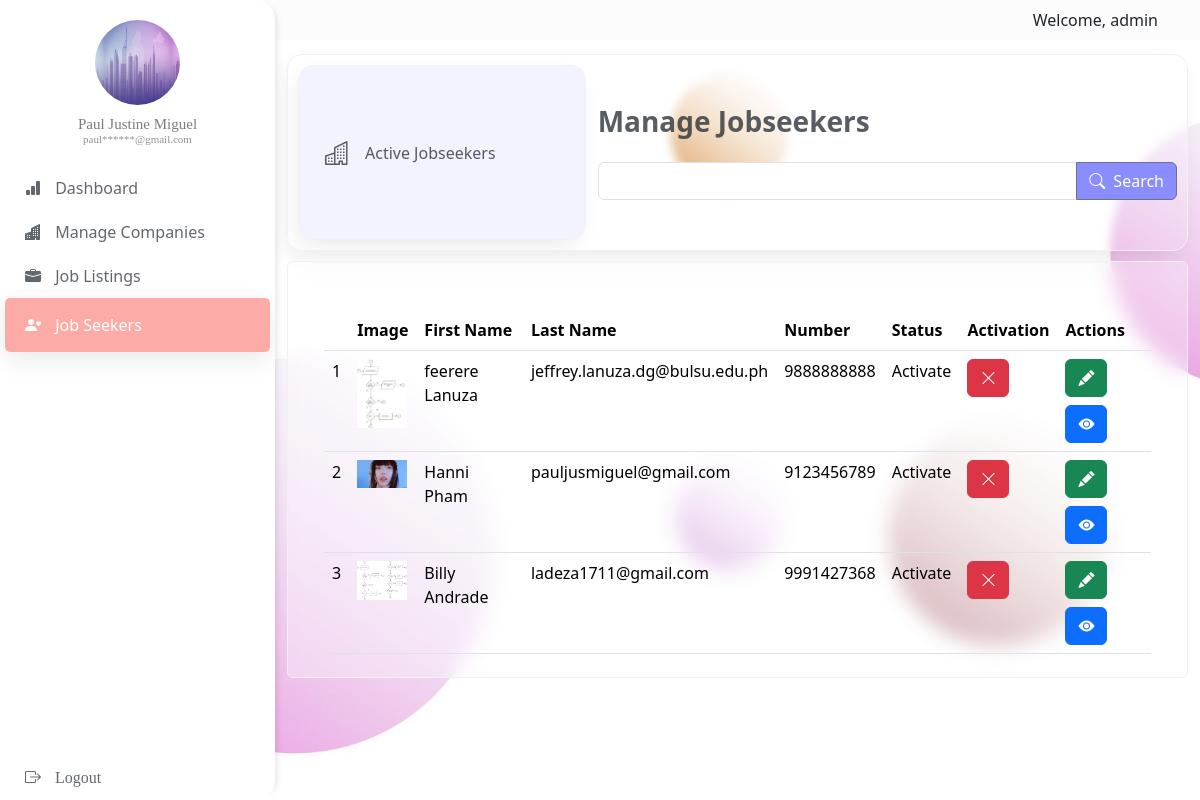
Page /jobseeker_list/ (signed in) on the committed database.
### venari/models.py (models this page shows, shortened)
class job_seeker(models.Model):
    user = models.ForeignKey(User, on_delete=models.CASCADE)
    status = models.CharField(max_length=50, null = True)
    password = models.CharField(max_length=100, null= True)
    email = models.CharField(max_length=100, null=True)
    phone_number = models.IntegerField()
    profile_image = models.ImageField(upload_to="")
    gender = models.CharField(max_length=10, null=True)
    address = models.CharField(max_length=100, null=True)
    occupation = models.CharField(max_length=100, null=True)
    age = models.CharField(max_length=15, null=True)
    user_type = models.CharField(max_length=30)
    bio = models.CharField(max_length=100, null=True)
    bookmarks = models.ManyToManyField('post_jobs', blank=True)
    resume = models.FileField(upload_to='', null=True)
    skills = models.CharField(max_length=100, null=True)
    experience = models.CharField(max_length=15, null=True)
    years_experience = models.CharField(max_length=15, null=True)
    company_name = models.CharField(max_length=50, null = True)
    company_address = models.CharField(max_length=50, null = True)
    position = models.CharField(max_length=50, null = True)
    start_date = models.DateField(null=True)
    end_date = models.DateField(null=True)

### venari/views.py (the view, shortened to what this page needs)
# urls.py: path("jobseeker_list/", views.view_jobseeker, name="edit jobseeker status"),
def view_jobseeker(request):
    if not request.user.is_authenticated:
        return redirect("/admin_login")
    applicants = job_seeker.objects.all()
    return render(request, "jobseeker_list.html", {'applicants':applicants})

### venari/templates/jobseeker_list.html (shortened to what this page needs)
<!DOCTYPE html>
<html lang="en">
<head>
    <link rel="stylesheet" href="./../static/css/jobseeker_list.css">
</head>
<body>
    <div>
        {% include 'adminSB_NB.html' %}
    </div>
    <div id="jobseeker-list-main-container" class="overflow-auto">
        <div class="container mx-auto py-1">
            <div class="card jobseeker-list-cards" id="head-parent-card">
                <div class="row justify-content-center align-items-center g-2">
                    <div class="col-md-4">
                        <div class="col-12">
                            <div class="card border-0 d-flex flex-row align-items-center jobseeker-list-cards"
                                style="min-height: 175px;" id="jobseeker-list-card1">
                                <div class="row g-0">
                                    <div class="card-body">
                                        <div class="d-flex align-items-center">
                                            <div class="flex-shrink-0 fs-4 me-3 pb-0">
                                                <i class="bi bi-buildings"></i>
                                            </div>
                                            <div class="flex-grow-1 text-start">
                                                <p class="text-muted dash-card-label pt-0 pb-0 mb-0">
                                                    Active Jobseekers
                                                </p>
                                            </div>
                                        </div>
                                    </div>
                                </div>
                            </div>
                        </div>
                    </div>
                    <div class="col-md-8 ps-md-2">
                        <h3 class="fw-bolder mb-4" id="headJobseekerList">
                            Manage Jobseekers</h3>
                        <div class="col-12">
                            <div class="input-group">
                                <input type="text" class="form-control" placeholder="" id="applicantSearch"
                                    aria-label="Button" aria-describedby="" />
                                <button class="btn btn-secondary" type="button" id="jobseeker-list-search-btn"
                                    onclick="search_applicant()">
                                    <i class="bi bi-search"></i><span class="ms-2 d-none d-md-inline">Search</span>
                                </button>
                            </div>
                        </div>
                    </div>
                </div>
            </div>
            <div class="card border-0 overflow-auto p-2 p-lg-4 flex-grow-1 comp-list-cards" style="height: 417px;"
                id="jobseeker-list-table-card">
                <div class="container mt-4">
                    <table class="table" id="jobseeker_list_table">
                        <thead>
                            <tr>
                                <th scope="col"></th>
                                <th scope="col">Image</th>
                                <th scope="col">First Name</th>
                                <th scope="col">Last Name</th>
                                <th scope="col">Number</th>
                                <th scope="col">Status</th>
                                <th scope="col">Activation</th>
                                <th scope="col">Actions</th>
                            </tr>
                        </thead>
                        <tbody>
                            {% for applicant in applicants %}
                            <tr id="applicant1">
                                <td>{{forloop.counter}}</td>
                                <td><img src="{{applicant.profile_image.url}}" alt="Applicant Image" width="50px"></td>
                                <td>{{applicant.user.get_full_name}}</td>
                                <td>{{applicant.user.email}}</td>
                                <td>{{applicant.phone_number}}</td>
                                <td>{{applicant.status}}</td>
                                <td>
                                    <div class="row justify-content-center align-items-center g-2">
                                        {% if applicant.status != 'Activate' %}
                                        <div class="col">
                                            <button type="button" id="activeButton" class="btn btn-primary" data-bs-toggle="modal"
                                                data-bs-target="#jobseeker-activate-modal" data-post-id={{applicant.id}} data-status="Activate">
                                                <i class="bi bi-check-lg"></i>
                                            </button>
                                        </div>
                                        {% else %}
                                        <div class="col">
                                            <button type="button" id="deactivateButton" class="btn btn-danger" data-bs-toggle="modal"
                                                data-bs-target="#jobseeker-deactivate-modal" data-post-id={{applicant.id}} data-status="Deactivate">
                                                <i class="bi bi-x-lg"></i>
                                            </button>
                                        </div>
                                    </div>
                                    {% endif %}
                                </td>
                                <td>
                                    <div class="row justify-content-center align-items-center g-2">
                                        <div class="col">
                                            <button type="button" class="btn btn-success" data-bs-toggle="modal"
                                                data-bs-target="#jobseeker-editinfo-modal" name="edit" data-post-id={{applicant.id}}>
                                                <i class="bi bi-pencil-fill"></i>
                                            </button>
                                        </div>
                                        <div class="col">
                                            <button type="button" class="btn btn-primary" data-bs-toggle="modal" name="apply"
                                                data-bs-target="#viewApplicationModal" data-post-id={{applicant.id}}>
                                                <i class="bi bi-eye-fill"></i>
                                            </button>
                                        </div>
                                    </div>
                                </td>
                            </tr>
                            {% endfor %}
                        </tbody>
                    </table>
                </div>
            </div>
        </div>
    </div>
</body>
</html>

### venari/static/css/jobseeker_list.css (style rules this page uses)
body { background-image: url(./../css/images/blobBG.jpg); background-repeat: no-repeat; background-size: cover; background-position: center; background-attachment: fixed; color: #20272F; min-height: 100vh; font-family: 'Poppins', sans-serif; }
#jobseeker-list-main-container { transition: margin-left .5s; margin-left: 275px; }
#jobseeker-list-card1 { background: rgba(137, 141, 255, 0.1) !important; color: rgba(32, 39, 47, 0.75) !important; border: 1px solid #f1f1f1 !important; }
.jobseeker-list-cards { overflow: hidden !important; box-shadow: rgba(0, 0, 0, 0.1) -4px 9px 25px -6px; backdrop-filter: blur(5px); -webkit-backdrop-filter: blur(5px); position: relative; display: inline-block; padding: 10px; border-radius: 15px !important; }
#head-parent-card { background: rgba(255, 255, 255, 0.1) !important; color: rgba(32, 39, 47, 0.75) !important; border: 1px solid #f1f1f1 !important; backdrop-filter: blur(5px) !important; -webkit-backdrop-filter: blur(5px) !important; margin-top: 10px; margin-bottom: 10px; }
#jobseeker-list-search-btn { background-color: rgb(137, 141, 255); }
table#jobseeker_list_table th, table#jobseeker_list_table td { background-color: transparent !important; }
table#jobseeker_list_table thead { position: sticky; top: 0; }
#jobseeker-list-table-card { background-color: rgba(255, 255, 255, 0.3); backdrop-filter: blur(10px); -webkit-backdrop-filter: blur(10px); border: 1px solid #f1f1f1 !important; }

### rows in the picture
job_seeker: profile_image (picture), user.get_full_name "feerere Lanuza", user.email "jeffrey.lanuza.dg@bulsu.edu.ph", phone_number "9888888888", status "Activate"
job_seeker: profile_image (picture), user.get_full_name "Hanni Pham", user.email "pauljusmiguel@gmail.com", phone_number "9123456789", status "Activate"
job_seeker: profile_image (picture), user.get_full_name "Billy Andrade", user.email "ladeza1711@gmail.com", phone_number "9991427368", status "Activate"
